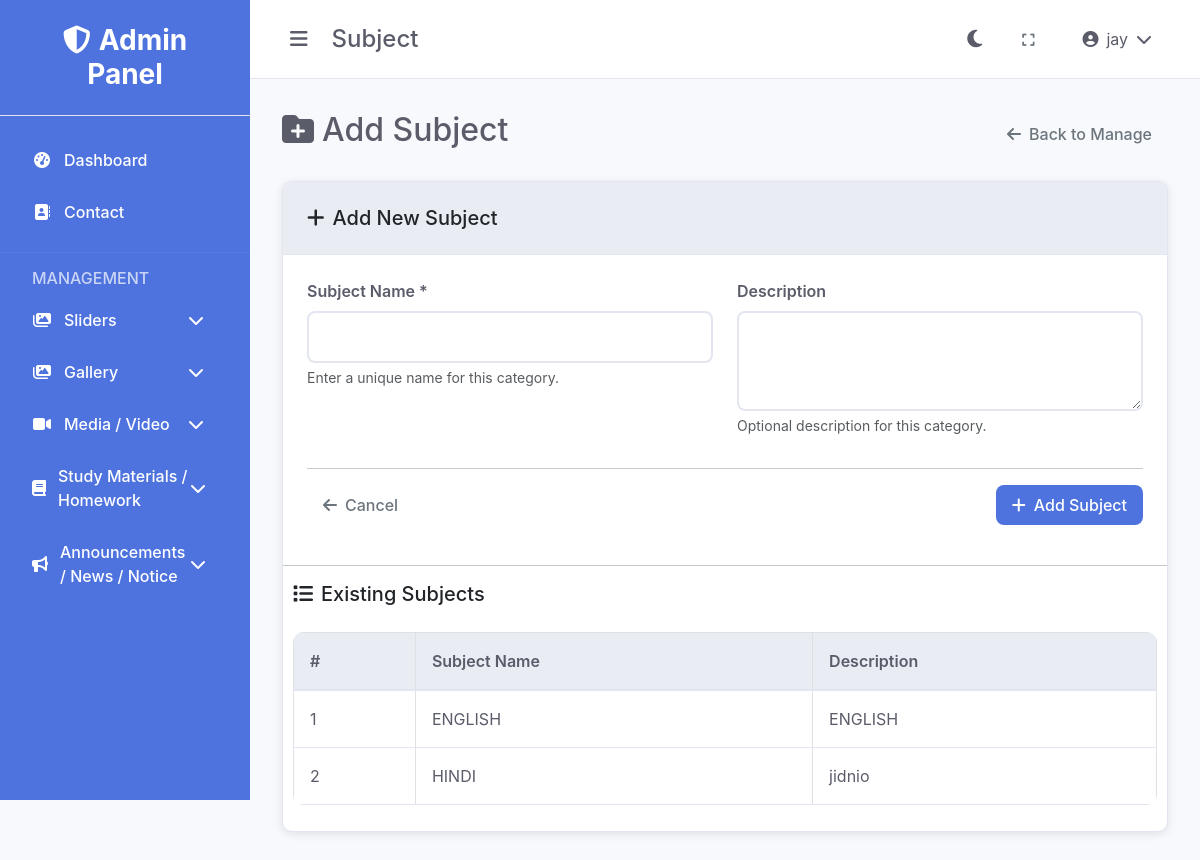
The app's page /materials/subject.php (signed in) with its own data.
### tables this page shows
CREATE TABLE IF NOT EXISTS `subjects` (
  `id` int(11) NOT NULL AUTO_INCREMENT,
  `name` varchar(100) NOT NULL,
  `description` text NOT NULL,
  `status` enum('active','inactive') DEFAULT 'active',
  `created_at` timestamp NOT NULL DEFAULT current_timestamp(),
  PRIMARY KEY (`id`)
);

### includes/functions.php (called while the page is built, shortened)
<?php
function getBaseUrl() {
    $protocol = isset($_SERVER['HTTPS']) && $_SERVER['HTTPS'] === 'on' ? 'https' : 'http';
    $host = $_SERVER['HTTP_HOST'];
    $scriptPath = $_SERVER['SCRIPT_NAME'];
    $adminPanelPos = strpos($scriptPath, '/control-dashboard');
    if ($adminPanelPos !== false) {
        $basePath = substr($scriptPath, 0, $adminPanelPos + strlen('/control-dashboard'));
        $path = substr($basePath, 0, $adminPanelPos);
    } else {
        $path = '';
    }
    return $protocol . '://' . $host . $path;
}
function getAssetUrl($path = '') {
    $baseUrl = getBaseUrl();
    $adminPath = '/control-dashboard';
    $path = ltrim($path, '/');
    return $baseUrl . $adminPath . '/assets/' . $path;
}
?>

### materials/subject.php (the view, shortened to what this page needs)
<?php
require_once '../config/database.php';
require_once '../includes/functions.php';
?>
<!DOCTYPE html>
<html lang="en">
<head>
    <link href="https://cdn.jsdelivr.net/npm/bootstrap@5.3.0/dist/css/bootstrap.min.css" rel="stylesheet">
    <link href="https://cdnjs.cloudflare.com/ajax/libs/font-awesome/6.4.0/css/all.min.css" rel="stylesheet">
    <link href="<?php echo getAssetUrl('css/style.css'); ?>" rel="stylesheet">
</head>
<body data-theme="light">
    <div class="admin-layout">
        <?php include '../includes/sidebar.php'; ?>
        <div class="main-content">
            <?php include '../includes/header.php'; ?>
            <div class="content">
                <div class="d-flex justify-content-between align-items-center mb-4">
                    <h2><i class="fas fa-folder-plus me-2"></i>Add Subject</h2>
                    <a href="manage-category.php" class="btn btn-outline-secondary">
                        <i class="fas fa-arrow-left me-2"></i>Back to Manage
                    </a>
                </div>
                <div class="card">
                    <div class="card-header">
                        <h5 class="mb-0"><i class="fas fa-plus me-2"></i>Add New Subject</h5>
                    </div>
                    <div class="card-body">
                        <form method="POST" action="" data-validate>
                            <div class="row">
                                <div class="col-md-6">
                                    <div class="mb-3">
                                        <label for="name" class="form-label">Subject Name *</label>
                                        <input type="text" class="form-control" id="name" name="name"
                                               value="<?php echo isset($_POST['name']) ? htmlspecialchars($_POST['name']) : ''; ?>"
                                               required>
                                        <div class="form-text">Enter a unique name for this category.</div>
                                    </div>
                                </div>
                                <div class="col-md-6">
                                    <div class="mb-3">
                                        <label for="description" class="form-label">Description</label>
                                        <textarea class="form-control" id="description" name="description" rows="3"><?php echo isset($_POST['description']) ? htmlspecialchars($_POST['description']) : ''; ?></textarea>
                                        <div class="form-text">Optional description for this category.</div>
                                    </div>
                                </div>
                            </div>
                            <hr>
                            <div class="d-flex justify-content-between">
                                <a href="manage-category.php" class="btn btn-outline-secondary">
                                    <i class="fas fa-arrow-left me-2"></i>Cancel
                                </a>
                                <button type="submit" class="btn btn-primary">
                                    <i class="fas fa-plus me-2"></i>Add Subject
                                </button>
                            </div>
                        </form>
                    </div>
                    <?php
                    $subjects_sql = "SELECT id, name, description FROM subjects ORDER BY id DESC";
                    $subjects_result = $conn->query($subjects_sql);
                    ?>
                    <hr>
                    <h5 class="mb-3" style="margin-left:10px;"><i class="fas fa-list me-2"></i>Existing Subjects</h5>
                    <?php if ($subjects_result && $subjects_result->num_rows > 0): ?>
                        <div class="table-responsive" style="max-height: 400px; overflow-y: auto; padding: 10px;">
                            <table class="table table-bordered align-middle">
                                <thead class="table-light">
                                    <tr>
                                        <th>#</th>
                                        <th>Subject Name</th>
                                        <th>Description</th>
                                    </tr>
                                </thead>
                                <tbody>
                                    <?php $sn = 1; while ($row = $subjects_result->fetch_assoc()): ?>
                                        <tr>
                                            <td><?php echo $sn++; ?></td>
                                            <td><?php echo htmlspecialchars($row['name']); ?></td>
                                            <td><?php echo htmlspecialchars($row['description']); ?></td>
                                        </tr>
                                    <?php endwhile; ?>
                                </tbody>
                            </table>
                        </div>
                    <?php else: ?>
                        <div class="alert alert-info mb-0">
                            <i class="fas fa-info-circle me-2"></i>No subjects found.
                        </div>
                    <?php endif; ?>
                </div>
            </div>
        </div>
    </div>
</body>
</html>

### assets/css/style.css (style rules this page uses)
:root { --primary-color: #4e73df; --secondary-color: #858796; --success-color: #1cc88a; --info-color: #36b9cc; --warning-color: #f6c23e; --danger-color: #e74a3b; --light-color: #f8f9fc; --dark-color: #5a5c69; --sidebar-width: 250px; --header-height: 60px; --transition-speed: 0.3s; }
[data-theme="light"] { --bg-primary: #ffffff; --bg-secondary: #f8f9fc; --bg-tertiary: #eaecf4; --text-primary: #5a5c69; --text-secondary: #858796; --border-color: #e3e6f0; --card-bg: #ffffff; --sidebar-bg: #4e73df; --header-bg: #ffffff; }
* { margin: 0; padding: 0; box-sizing: border-box; }
body { font-family: 'Nunito', -apple-system, BlinkMacSystemFont, 'Segoe UI', Roboto, sans-serif; background-color: var(--bg-secondary); color: var(--text-primary); transition: background-color var(--transition-speed), color var(--transition-speed); }
.admin-layout { display: flex; min-height: 100vh; }
.main-content { flex: 1; margin-left: var(--sidebar-width); transition: margin-left var(--transition-speed); }
.content { padding: 2rem; }
.card { background: var(--card-bg); border: 1px solid var(--border-color); border-radius: 10px; box-shadow: 0 2px 10px rgba(0, 0, 0, 0.1); transition: all 0.3s ease; }
.card-header { background: var(--bg-tertiary); border-bottom: 1px solid var(--border-color); padding: 1.5rem; border-radius: 10px 10px 0 0; }
.card-body { padding: 1.5rem; }
.btn { border-radius: 8px; font-weight: 500; padding: 0.5rem 1rem; transition: all 0.3s ease; border: none; }
.btn-primary { background: var(--primary-color); color: white; }
.form-control { border: 2px solid var(--border-color); border-radius: 8px; padding: 0.75rem 1rem; transition: all 0.3s ease; background: var(--bg-primary); color: var(--text-primary); }
.form-label { font-weight: 600; color: var(--text-primary); margin-bottom: 0.5rem; }
.table { background: var(--card-bg); border-radius: 10px; overflow: hidden; }
.table th { background: var(--bg-tertiary); border-bottom: 2px solid var(--border-color); color: var(--text-primary); font-weight: 600; padding: 1rem; }
.table td { padding: 1rem; border-bottom: 1px solid var(--border-color); color: var(--text-primary); }

### records on screen
subjects: name "ENGLISH", description "ENGLISH"
subjects: name "HINDI", description "jidnio"

### other values on screen
basename($_SERVER['PHP_SELF'], '.php') "Subject"
$_SESSION['full_name'] "jay"
